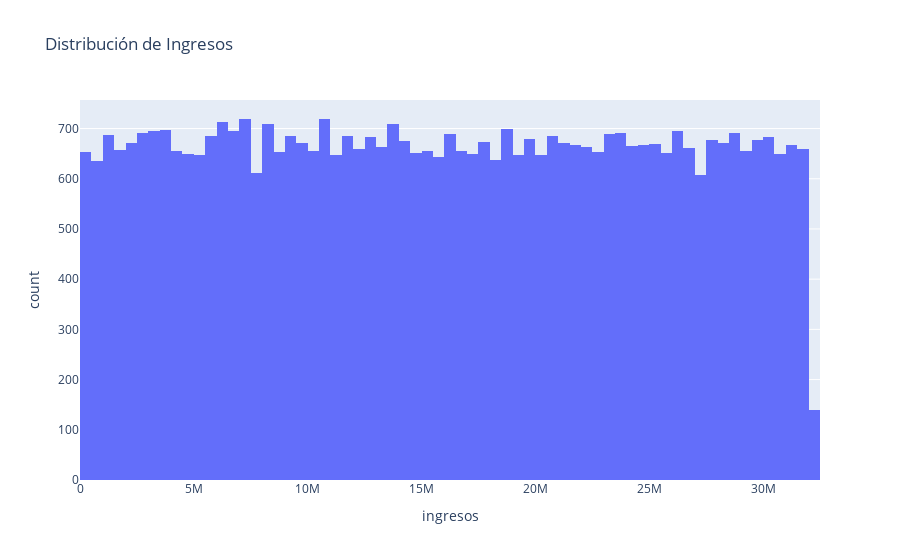

Notebook code for this chart:
### Markdown cell above
**Ingresos**

### Code cell
# ¿Cuántos tienen ingresos menores a 800 mil?
ingresos_bajos = clientes[clientes['ingresos'] < 800000]
print(f"Clientes con ingresos < $800.000: {ingresos_bajos.shape[0]}")

# Histograma
px.histogram(clientes, x="ingresos", nbins=100, title="Distribución de Ingresos")

### Figure 1 — Plotly figure (JSON) as saved in the notebook; plotly's stock layout.template omitted (floating-point values rounded to 4 significant figures; data arrays with more than 128 entries replaced by an {"elided": "..."} marker saying what was removed)
{"data": [{"bingroup": "x", "hovertemplate": "ingresos=%{x}<br>count=%{y}<extra></extra>", "legendgroup": "", "marker": {"color": "#636efa", "pattern": {"shape": ""}}, "name": "", "nbinsx": 100, "orientation": "v", "showlegend": false, "type": "histogram", "x": {"elided": "43031 int values"}, "xaxis": "x", "yaxis": "y"}], "layout": {"barmode": "relative", "legend": {"tracegroupgap": 0}, "title": {"text": "Distribución de Ingresos"}, "xaxis": {"anchor": "y", "domain": [0, 1], "title": {"text": "ingresos"}}, "yaxis": {"anchor": "x", "domain": [0, 1], "title": {"text": "count"}}}}
